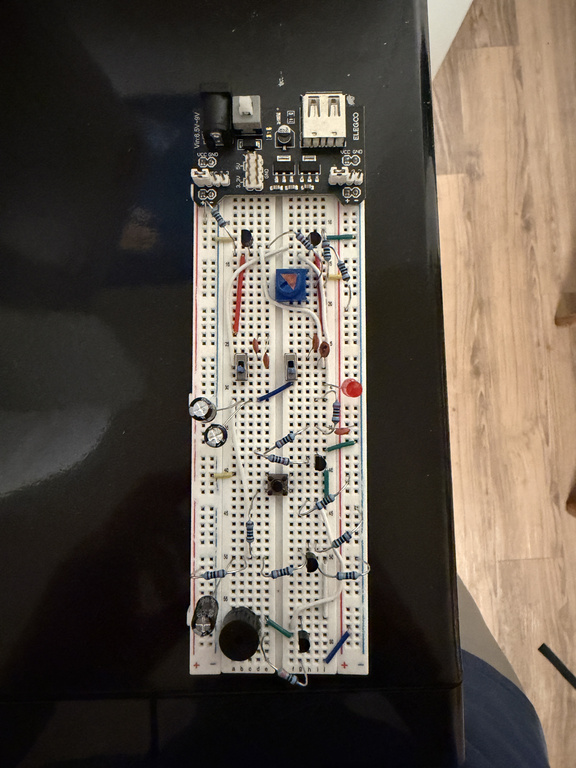
#> input picture data/pilot-s01/images/s01_p00_l0_r0_001.jpg, 576 x 768 px; its folder holds only this picture in this run
$ python -i preprocess.py   (imports and definitions only)
#> lines starting #> are read from the running program, lines starting #| are printed output that depends on the picture; after the words box and inside, x2 and y2 are one past the last pixel; in counts of white or black regions, pixels touching at a corner belong together
#> further down, picture is the input picture: shape (768, 576, 3); mean B, G, R 74.9, 84.9, 94.2
from __future__ import annotations

import json
from pathlib import Path
from typing import Any

import cv2
import numpy as np

from oscillator_cv.imaging import WORKING_HEIGHT, WORKING_WIDTH, normalize_image_file
from oscillator_cv.manifest import (
    read_annotations,
    read_capture_plan,
    read_dataset_manifest,
    validate_capture_plan,
    write_dataset_manifest,
)


JPEG_SUFFIXES = {".jpg", ".jpeg"}


# [69 lines left out: functions import_images, _draw_annotation, not called in this run]


def _color_visibility(image: np.ndarray) -> dict[str, Any]:
    hsv = cv2.cvtColor(image, cv2.COLOR_BGR2HSV)
#> hsv: shape (768, 576, 3); mean H, S, V 37.3, 64.4, 95.4
    orange = cv2.inRange(hsv, np.array([5, 100, 80]), np.array([25, 255, 255]))
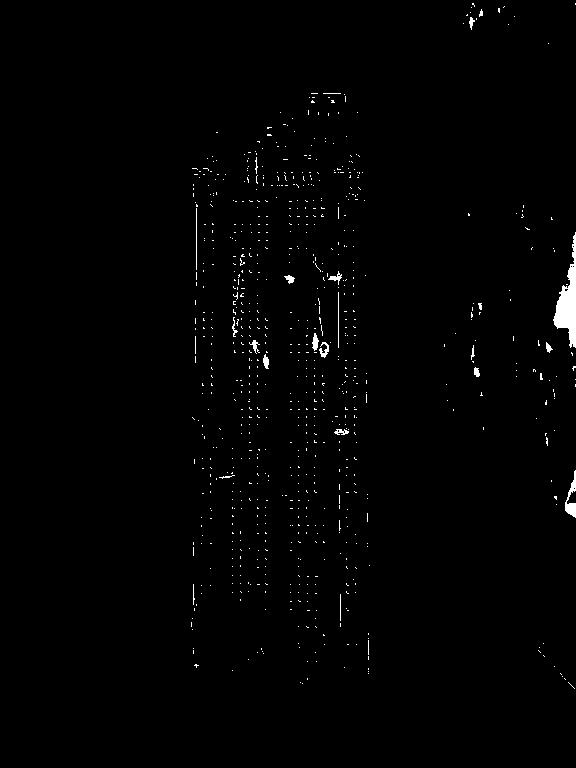
#> orange: shape (768, 576); 0.93% white; 789 white regions (767 under 20 px), largest, box (x1, y1, x2, y2) and area: (553, 232, 576, 348) 1159, (565, 470, 576, 518) 229, (319, 342, 329, 358) 78
    blue = cv2.inRange(hsv, np.array([90, 70, 50]), np.array([135, 255, 255]))
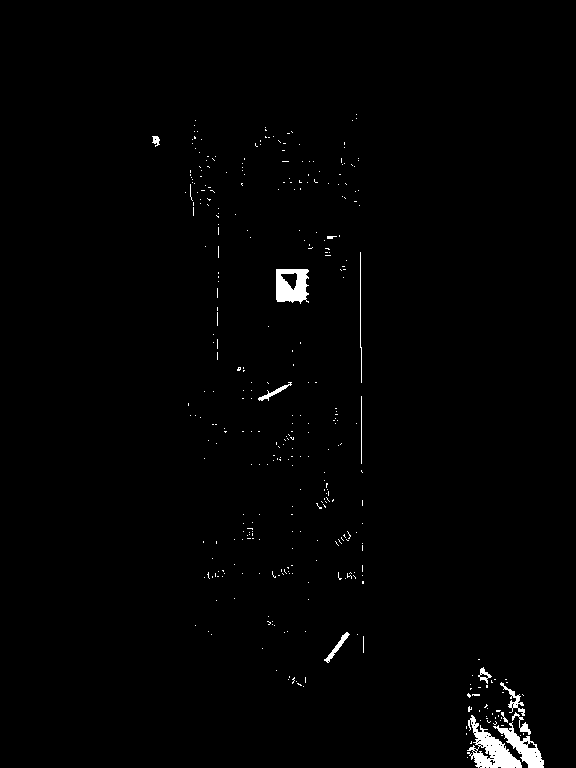
#> blue: shape (768, 576); 1.1% white; 361 white regions (348 under 20 px), largest, box (x1, y1, x2, y2) and area: (467, 715, 522, 768) 1204, (276, 269, 309, 304) 863, (493, 722, 544, 768) 752
    light_board = cv2.inRange(hsv, np.array([0, 0, 120]), np.array([180, 90, 255]))
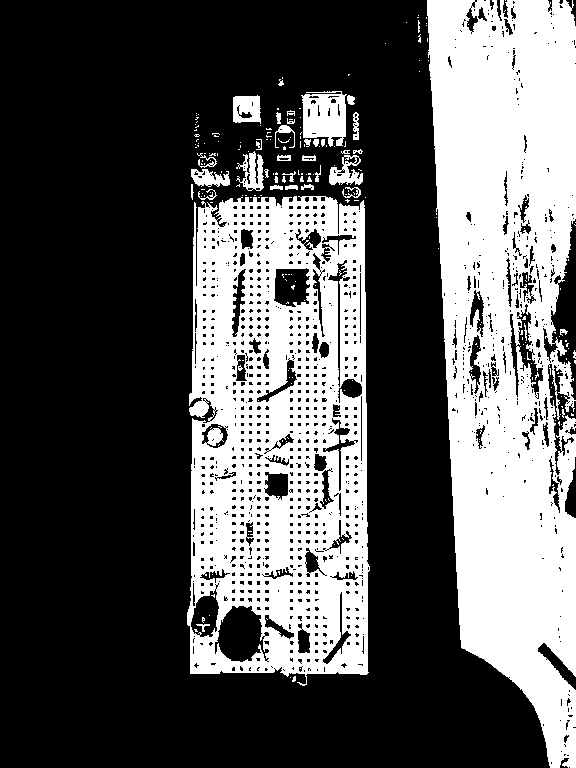
#> light_board: shape (768, 576); 34.8% white; 237 white regions (200 under 20 px), largest, box (x1, y1, x2, y2) and area: (427, 0, 576, 768) 82196, (187, 196, 370, 686) 65653, (301, 91, 347, 147) 1866
    total = image.shape[0] * image.shape[1]
#> total = 442368
    counts = {
        "orange_pixels": int(cv2.countNonZero(orange)),
        "blue_pixels": int(cv2.countNonZero(blue)),
        "light_board_pixels": int(cv2.countNonZero(light_board)),
    }
#> counts = {'orange_pixels': 4100, 'blue_pixels': 4730, 'light_board_pixels': 154057}
    return {
        **counts,
        "orange_candidate_visible": counts["orange_pixels"] >= max(12, total // 50000),
        "blue_candidate_visible": counts["blue_pixels"] >= max(12, total // 50000),
        "board_candidate_visible": counts["light_board_pixels"] >= total // 20,
        "note": "Color thresholds are a diagnostic, not proof that pixels belong to the intended controls.",
    }


# [31 lines left out: function preprocess_check, not called in this run]

>>> import cv2
>>> picture = cv2.imread('../../data/pilot-s01/images/s01_p00_l0_r0_001.jpg')
>>> result = _color_visibility(picture)
#> result = 7 items

$ run again, on data/pilot-s01/images/s01_p00_l0_r1_004.jpg
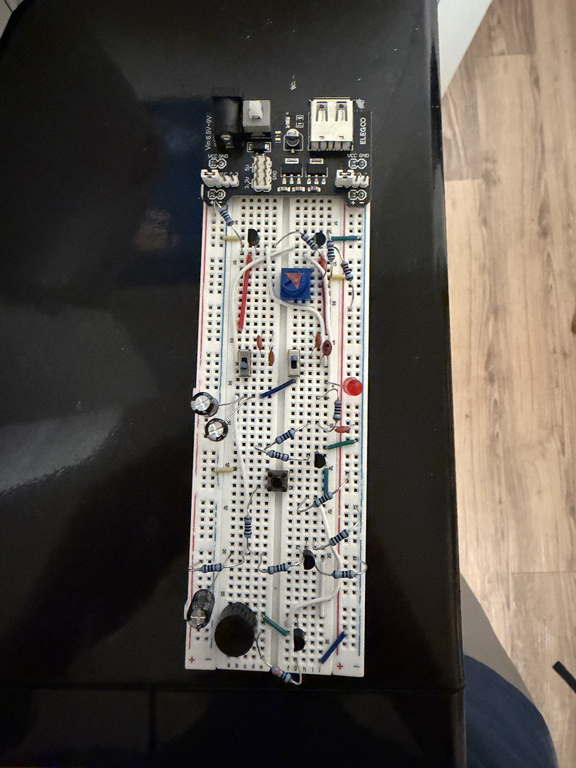
#> input picture data/pilot-s01/images/s01_p00_l0_r1_004.jpg, 576 x 768 px
#> picture is the input picture: shape (768, 576, 3); mean B, G, R 79.1, 85.7, 91.8
#> hsv: shape (768, 576, 3); mean H, S, V 46.2, 51.2, 93.8
#> in _color_visibility, `orange = cv2.inRange(hsv, np.array([5, 100, 80]), np.array([25, 255, 2..`:
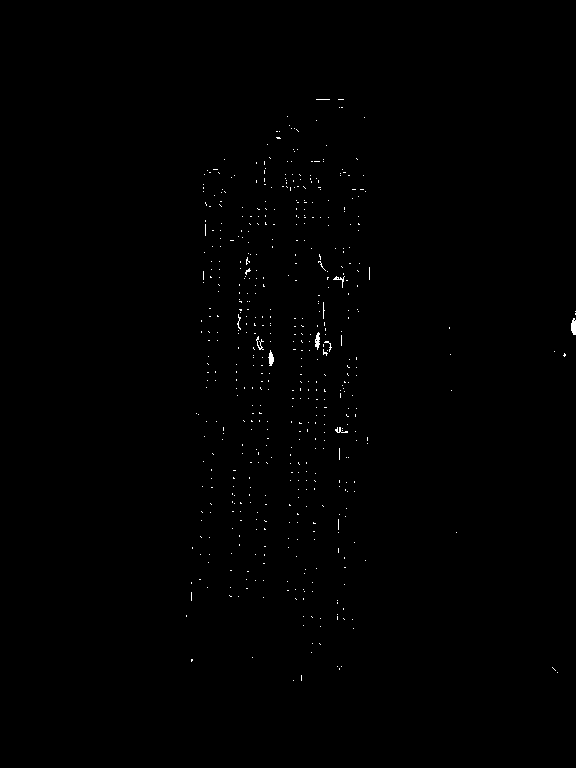
#> orange: shape (768, 576); 0.31% white in thin lines or dots, all inside (x1, y1, x2, y2) = (186, 99, 576, 681)
#> blue: shape (768, 576); 2.2% white; 588 white regions (568 under 20 px), largest, box (x1, y1, x2, y2) and area: (466, 662, 555, 768) 5907, (280, 268, 314, 303) 881, (164, 127, 199, 156) 496
#> in _color_visibility, `light_board = cv2.inRange(hsv, np.array([0, 0, 120]), np.array([180, 9..`:
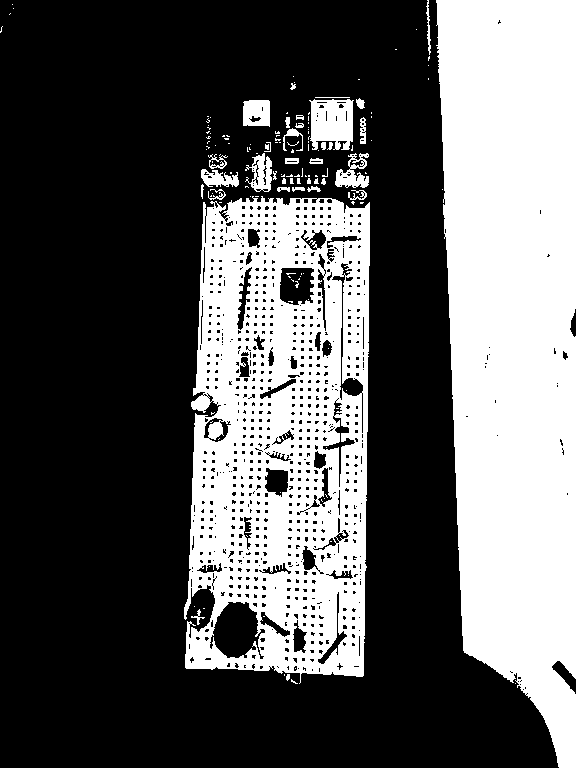
#> light_board: shape (768, 576); 35.9% white; 150 white regions (114 under 20 px), largest, box (x1, y1, x2, y2) and area: (436, 0, 576, 768) 87337, (184, 196, 370, 684) 65635, (309, 99, 354, 150) 1801
#> counts = {'orange_pixels': 1382, 'blue_pixels': 9645, 'light_board_pixels': 158972}
#> result = 7 items

$ run again, on data/pilot-s01/images/s01_p00_l1_r0_002.jpg
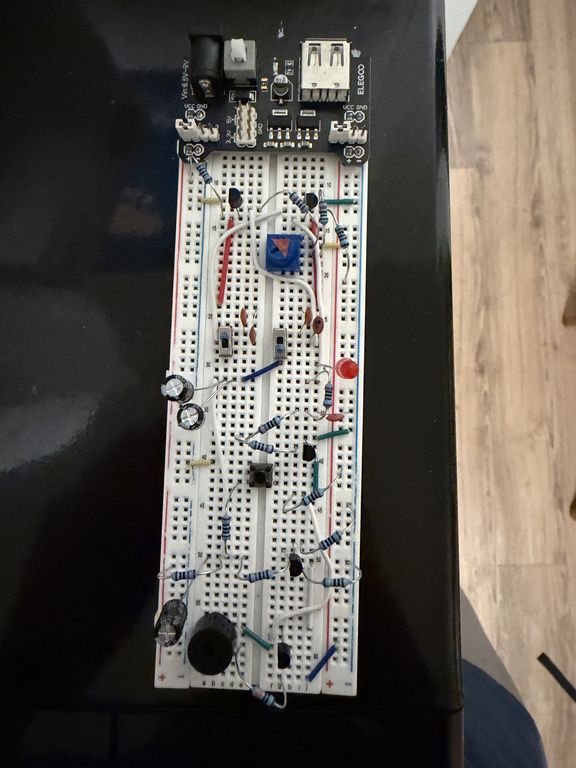
#> input picture data/pilot-s01/images/s01_p00_l1_r0_002.jpg, 576 x 768 px
#> picture is the input picture: shape (768, 576, 3); mean B, G, R 82.2, 88.8, 93.8
#> hsv: shape (768, 576, 3); mean H, S, V 48.8, 47.9, 96
#> in _color_visibility, `orange = cv2.inRange(hsv, np.array([5, 100, 80]), np.array([25, 255, 2..`:
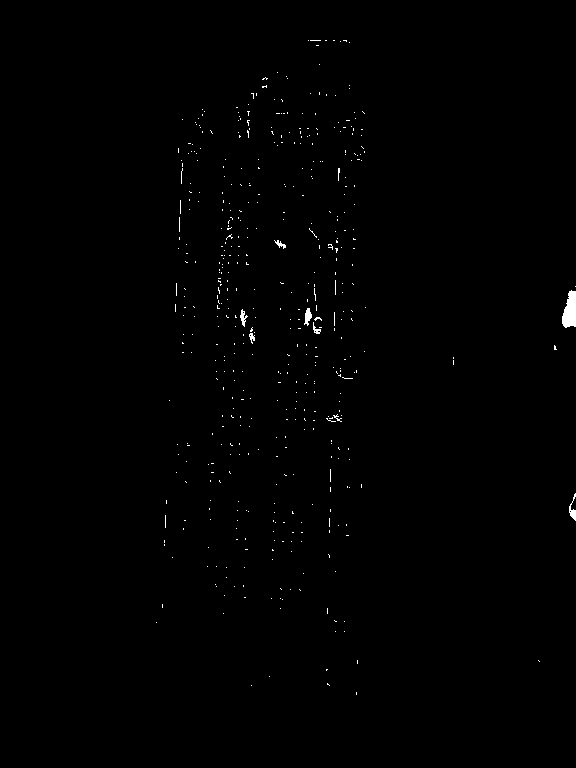
#> orange: shape (768, 576); 0.43% white; 489 white regions (481 under 20 px), largest, box (x1, y1, x2, y2) and area: (562, 290, 576, 328) 392, (304, 308, 312, 326) 84, (569, 493, 576, 521) 81
#> blue: shape (768, 576); 2.2% white; 620 white regions (590 under 20 px), largest, box (x1, y1, x2, y2) and area: (464, 666, 540, 768) 5132, (265, 234, 304, 274) 1121, (358, 166, 364, 365) 263
#> in _color_visibility, `light_board = cv2.inRange(hsv, np.array([0, 0, 120]), np.array([180, 9..`:
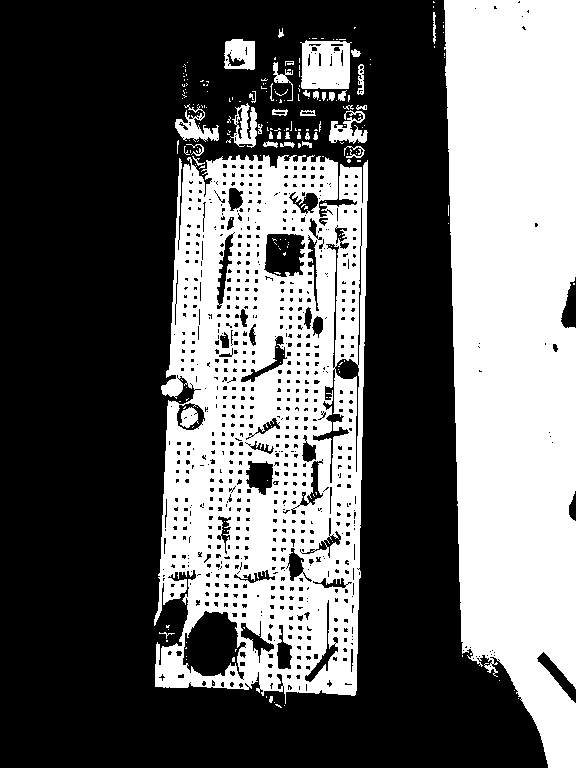
#> light_board: shape (768, 576); 39.3% white; 219 white regions (179 under 20 px), largest, box (x1, y1, x2, y2) and area: (444, 0, 576, 768) 85146, (154, 155, 368, 704) 81370, (300, 40, 352, 89) 2119
#> counts = {'orange_pixels': 1919, 'blue_pixels': 9802, 'light_board_pixels': 173806}
#> result = 7 items

$ run again, on data/pilot-s01/images/s01_p00_l1_r1_003.jpg
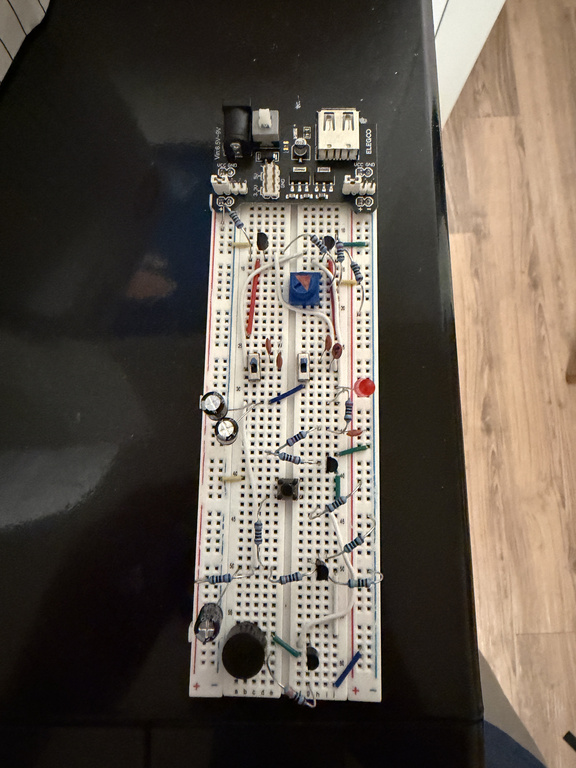
#> input picture data/pilot-s01/images/s01_p00_l1_r1_003.jpg, 576 x 768 px
#> picture is the input picture: shape (768, 576, 3); mean B, G, R 76.7, 86.6, 95.9
#> hsv: shape (768, 576, 3); mean H, S, V 33.6, 68.3, 96.8
#> in _color_visibility, `orange = cv2.inRange(hsv, np.array([5, 100, 80]), np.array([25, 255, 2..`:
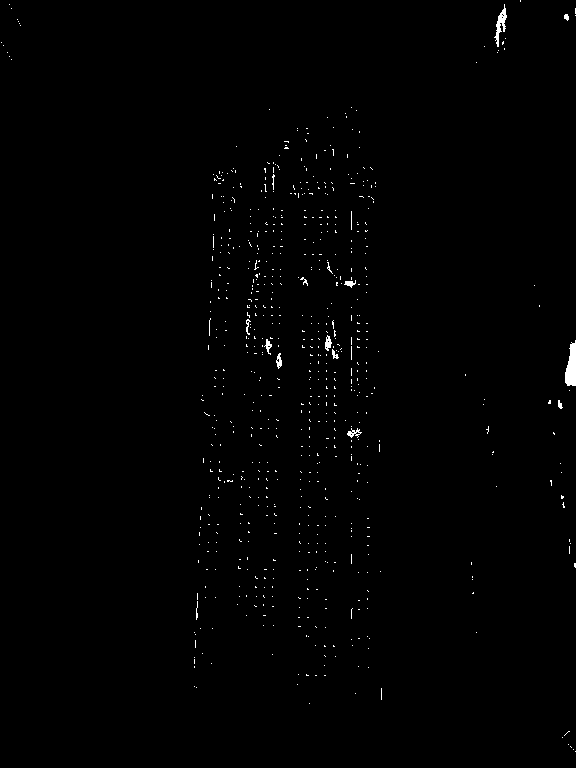
#> orange: shape (768, 576); 0.6% white; 714 white regions (699 under 20 px), largest, box (x1, y1, x2, y2) and area: (565, 340, 576, 386) 362, (494, 4, 507, 47) 201, (325, 335, 332, 351) 69
#> blue: shape (768, 576); 0.75% white; 371 white regions (356 under 20 px), largest, box (x1, y1, x2, y2) and area: (289, 272, 323, 308) 880, (491, 732, 543, 768) 622, (334, 652, 361, 687) 193
#> in _color_visibility, `light_board = cv2.inRange(hsv, np.array([0, 0, 120]), np.array([180, 9..`:
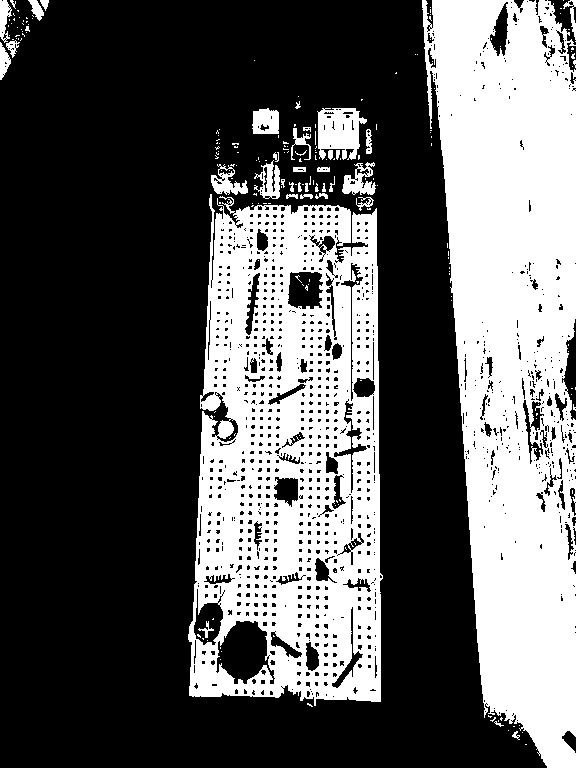
#> light_board: shape (768, 576); 36% white; 213 white regions (176 under 20 px), largest, box (x1, y1, x2, y2) and area: (422, 0, 576, 768) 82417, (188, 194, 383, 706) 69985, (317, 108, 367, 160) 1756
#> counts = {'orange_pixels': 2665, 'blue_pixels': 3329, 'light_board_pixels': 159188}
#> result = 7 items
